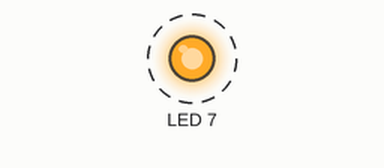
Bench run of a program on a simulated Raspberry Pi (BCM pin numbers) with a PiFace Digital. Parts: output pins drawn as LEDs (lit = HIGH). Dashed ring = blinking.

Above: at 0.5 s.
Timing chart, 0 to 4.6 s (numbered marks = the images above):
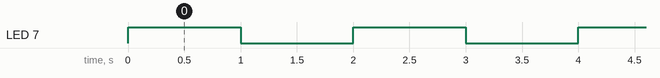

Measured:
- by itself, LED 7: alternates HIGH for 1.0 s and LOW for 1.0 s

The program:

blink.py
```python
from time import sleep
import pifacedigitalio


DELAY = 1.0  # seconds


if __name__ == "__main__":
    pifacedigital = pifacedigitalio.PiFaceDigital()
    while True:
        pifacedigital.leds[7].toggle()
        sleep(DELAY)
```
